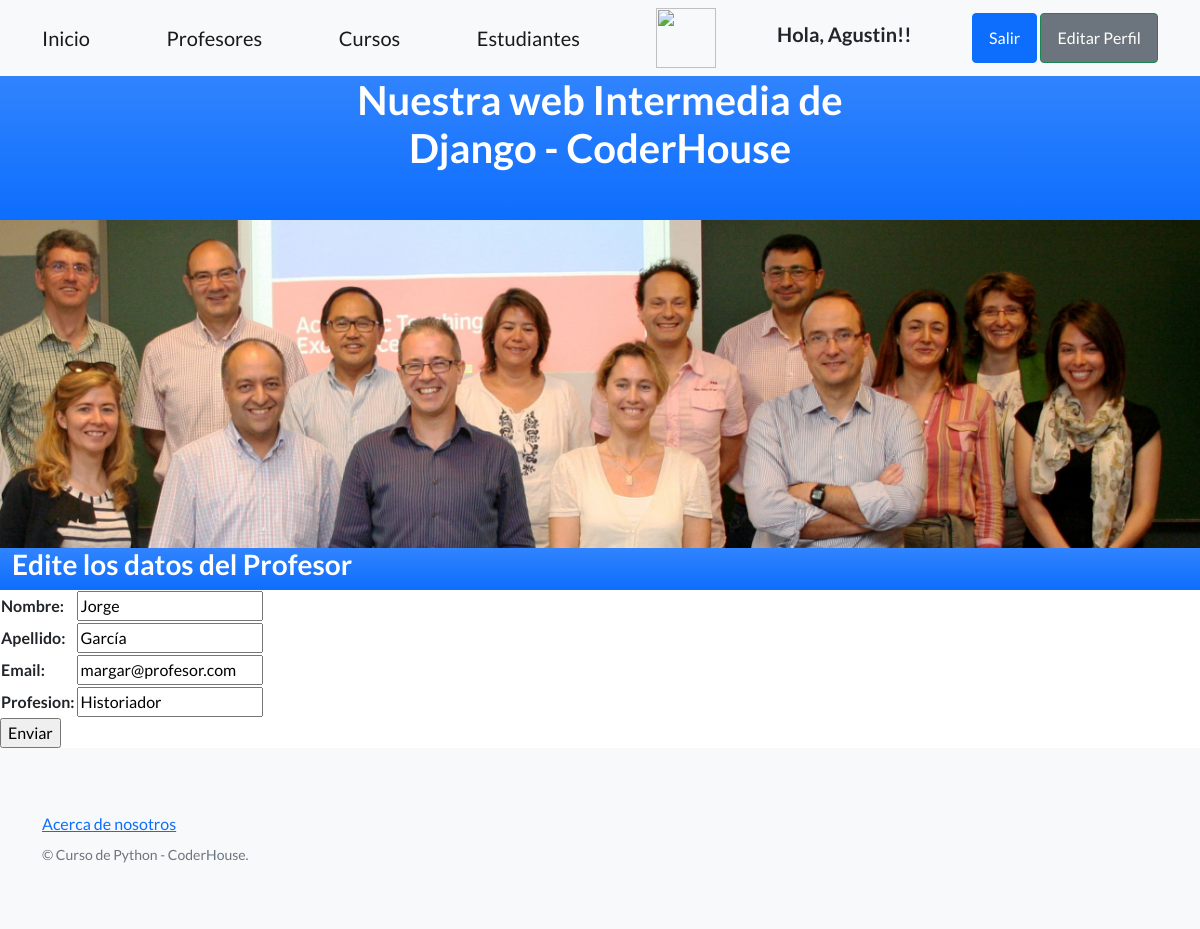
Page /AppCoder/editarProfesor/Jorge/ (signed in) on the committed database.
### AppCoder/models.py (models this page shows, shortened)
class Profesor(models.Model):
    nombre= models.CharField(max_length=30)
    apellido= models.CharField(max_length=30)
    email= models.EmailField()
    profesion= models.CharField(max_length=30)

### AppCoder/views.py (the view)
# urls.py: path('editarProfesor/<profesor_nombre>/', views.editarProfesor, name="EditarProfesor"),
@login_required
def editarProfesor(request, profesor_nombre):
      profesor = Profesor.objects.get(nombre=profesor_nombre)
      if request.method == 'POST':
            miFormulario = ProfesorFormulario(request.POST) #aquí mellega toda la información del html
            print(miFormulario)
            if miFormulario.is_valid:   #Si pasó la validación de Django
                  informacion = miFormulario.cleaned_data
                  profesor.nombre = informacion['nombre']
                  profesor.apellido = informacion['apellido']
                  profesor.email = informacion['email']
                  profesor.profesion = informacion['profesion']
                  profesor.save()
                  return render(request, "AppCoder/inicio.html") #Vuelvo al inicio o a donde quieran
      else:
            miFormulario= ProfesorFormulario(initial={'nombre': profesor.nombre, 'apellido':profesor.apellido ,
            'email':profesor.email, 'profesion':profesor.profesion})
      return render(request, "AppCoder/editarProfesor.html", {"miFormulario":miFormulario, "profesor_nombre":profesor_nombre})

### AppCoder/forms.py
class ProfesorFormulario(forms.Form):
    nombre= forms.CharField(max_length=30)
    apellido= forms.CharField(max_length=30)
    email= forms.EmailField()
    profesion= forms.CharField(max_length=30)

### AppCoder/templates/AppCoder/editarProfesor.html (shortened to what this page needs)
{% extends "AppCoder/padre.html" %}
{% load static %}
{% block contenidoQueCambia %}
    <img src="../../../media/Profesor.jpg" class="img-fluid">
    <div class="container-fluid">
        <div class="row bg-gradient bg-primary">
            <div class="col-xl-6">
                <div class="text-left text-white">
                    <h3>Edite los datos del Profesor</h3>
                </div>
            </div>
        </div>
    </div>
    <form action="" method="POST">{% csrf_token %}
        <table>
            {{ miFormulario.as_table }}
        </table>
        <input type="submit", value="Enviar">
    </form>
{% endblock %}

### AppCoder/templates/AppCoder/padre.html (shortened to what this page needs)
<!DOCTYPE html>
<html lang="en">
    <head>
        {% load static %}
        <link href="https://cdn.jsdelivr.net/npm/bootstrap-icons@1.5.0/font/bootstrap-icons.css" rel="stylesheet" type="text/css" />
        <link href="{%static 'AppCoder/css/styles.css' %}" rel="stylesheet" />
    </head>
    <body>
        <nav class="navbar navbar-light bg-light static-top">
            <div class="container">
                <a class="navbar-brand" href="{% url 'Inicio' %}">Inicio</a>
                <a class="navbar-brand" href="{% url 'Profesores' %}">Profesores</a>
                <a class="navbar-brand" href="{% url 'Cursos' %}">Cursos</a>
                <a class="navbar-brand" href="{% url 'Estudiantes' %}">Estudiantes</a>
                {% if request.user.is_authenticated %}
                <img src="{{url}}" style="height: 60px; width: 60px;">
                <h5 class="text-left">Hola, {{user.username}}!! </h5>
                <button:focus:not><a class="btn btn-primary" href="{% url 'logout' %}">Salir</a></button>
                <button:focus:not><a class="btn btn-secondary btn-outline-success text-white" href="{% url 'EditarPerfil' %}">Editar Perfil</a></button>
                {% endif %}
            </div>
        </nav>
        <header class="bg-primary bg-gradient">
            <div class="container position-relative">
                <div class="row justify-content-center">
                    <div class="col-xl-6">
                        <div class="text-center text-white">
                            <h1 class="mb-5">Nuestra web Intermedia de Django - CoderHouse</h1>
                        </div>
                    </div>
                </div>
            </div>
        </header>
        {% block contenidoQueCambia %}
        {% endblock %}
        <footer class="footer bg-light">
            <div class="container">
                <div class="row">
                    <div class="col-lg-6 h-100 text-center text-lg-start my-auto">
                        <ul class="list-inline mb-2">
                            <li class="list-inline-item"><a href="{% url 'About' %}">Acerca de nosotros</a></li>
                        </ul>
                        <p class="text-muted small mb-4 mb-lg-0">&copy; Curso de Python - CoderHouse.</p>
                    </div>
                </div>
            </div>
        </footer>
    </body>
</html>

### rows in the picture
Profesor: nombre "Jorge", apellido "García", email "margar@profesor.com", profesion "Historiador"

### other values in the picture
{{ user.username }} "Agustin"
